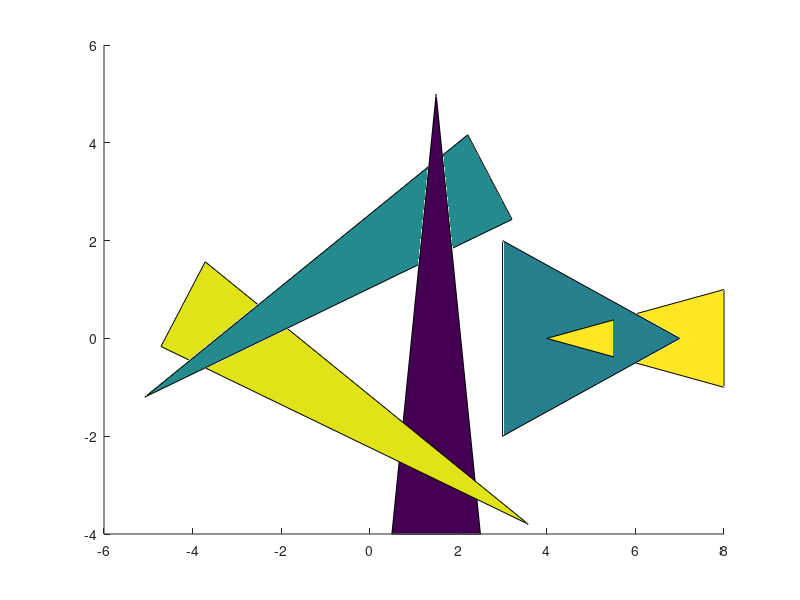

Source code (MATLAB):
function matlabzbuf( )

figure( 1 );

for a = 0 : (2*pi/3) : 6
  leaf( a );
end

patch( [ 3 ; 3 ; 7 ], [ -2 ; 2 ; 0 ], [ 0 ; 0 ; 2 ], 0.3 );
patch( [ 8 ; 8 ; 4 ], [ -1 ; 1 ; 0 ], [ 0 ; 0 ; 2 ], 0.7 );


%%% Uncomment the following to see what the result should look like (except for rasterization)
% set( gcf( ), 'renderer', 'zbuffer' );



%%%

function leaf( a )

x = [ 0.5 ;
      2.5 ;
      1.5 ];
y = [ -4 ;
      -4 ;
      5 ];
z = [ 0 ;
      0 ;
      0.5 ];

patch( x*cos(a)-y*sin(a), x*sin(a)+y*cos(a), z, a / (2*pi));
